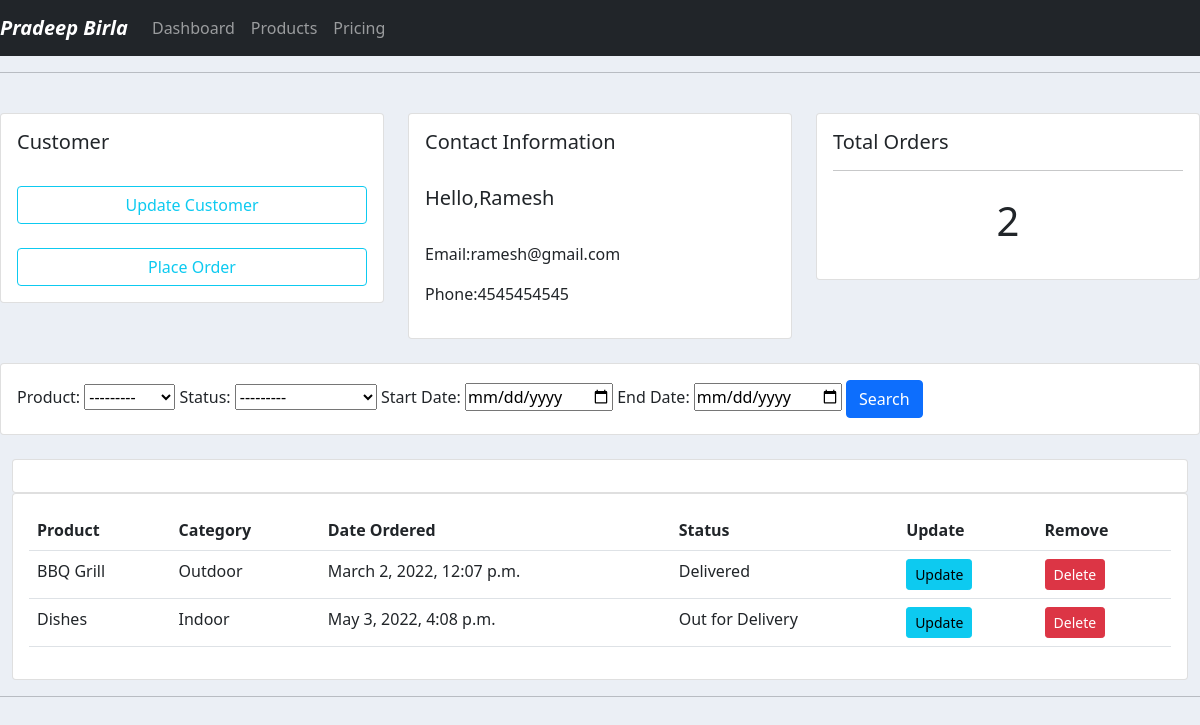
The app's page /customer/1/ with its own data.
### accounts/models.py (models this page shows, shortened)
class Customer(models.Model):
    name = models.CharField(max_length = 200,null = True)
    phone = models.CharField(max_length = 200,null = True)
    email = models.CharField(max_length = 200,null = True)
    date_created = models.DateTimeField(auto_now_add = True,null = True)

class Order(models.Model):
    STATUS = (
        ('Pending','Pending'),
        ('Out for Delivery','Out for Delivery'),
        ('Delivered','Delivered')
    )
    customer = models.ForeignKey(Customer,null=True,on_delete = models.SET_NULL)
    product = models.ForeignKey(Product,null = True,on_delete = models.SET_NULL)
    date_created =   models.DateTimeField(auto_now_add = True,null = True)
    status =  models.CharField(max_length = 200,null = True, choices = STATUS)

class Product(models.Model):
    CATEGORY = (
        ('Indoor','Indoor'),
        ('Outdoor','Outdoor')
    )
    name = models.CharField(max_length = 200,null = True)
    price = models.FloatField(null = True)
    category = models.CharField(max_length = 200,null = True,choices = CATEGORY)
    description = models.CharField(max_length = 200,null = True,blank = True)
    date_created = models.DateTimeField(auto_now_add = True,null = True)
    tags = models.ManyToManyField(Tag)
    def __str__(self):
        return self.name

### accounts/views.py (the view)
# urls.py: path('customer/<str:pk_test>/',views.customer,name='customer'),
def customer(request,pk_test):
    customer = Customer.objects.get(id=pk_test)
    orders = customer.order_set.all()
    order_count = orders.count()
    filter = FilterForm(request.GET,queryset=orders)
    orders = filter.qs
    context = {'customer':customer,'orders':orders,'order_count':order_count,'filter':filter}
    return render(request,'accounts/customer.html',context)

### accounts/templates/accounts/customer.html
{% extends 'accounts/main.html' %}
{% block content %}
<br>
<div class="row">
    <div class="col-md">
        <div class="card">
            <div class="card-body">
                <h5 class="card-title">Customer</h5> <br>
                <a href="#" class="btn btn-outline-info btn-block btn-md col-12">Update Customer</a> <br><br>
                <a href="{% url 'create_order' customer.id %}" class="btn btn-outline-info btn-md btn-block col-12">Place Order</a>
            </div>
        </div>
    </div>
    <div class="col-md">
        <div class="card">
            <div class="card-body">
                <h5 class="card-title">Contact Information</h5> <br>
                <h5>Hello,<span>{{customer.name}}</span></h5> <br>
                <p>Email:<span>{{customer.email}}</span></p>
                <p>Phone:<span>{{customer.phone}}</span></p>
            </div>
        </div>
    </div>
    <div class="col-md">
        <div class="card">
            <div class="card-body">
                <h5 class="card-title">Total Orders</h5>
                <hr>
                <h1 style="text-align:center; padding:10px;">{{order_count}}</h1>
            </div>
        </div>
    </div>
</div>
<br>
<div class="row">
    <div class="col">
        <div class="card">
            <div class="card-body">
               <form action="" method="get">
                {{filter.form}}
                <button class="btn btn-primary" type="submit">Search</button>
               </form>
            </div>
        </div>
    </div>
</div>
<br>
<div class="container-fluid">
    <div class="row">
        <div class="col-md">
            <div class="card card-body">
            </div>
            <div class="card card-body">
                <table class="table">
                    <tr>
                        <th>Product</th>
                        <th>Category</th>
                        <th>Date Ordered</th>
                        <th>Status</th>
                        <th>Update</th>
                        <th>Remove</th>
                    </tr>
                    {% for order in orders %}
                    <tr>
                        <td>{{order.product}}</td>
                        <td>{{order.product.category}}</td>
                        <td>{{order.date_created}}</td>
                        <td>{{order.status}}</td>
                        <td> <a  href="{% url 'update_order' order.id %}" class="btn btn-sm btn-info" >Update</a></td>
                        <td> <a href="{% url 'delete_order' order.id %}" class="btn btn-sm btn-danger" >Delete</a></td>
                    </tr>
                    {% endfor %}
                </table>
            </div>
        </div>
    </div>
</div>
{% endblock content %}

### static/css/main.css (style rules this page uses)
body { background-color: #ebeff5; }

### records on screen
Customer: name "Ramesh", email "ramesh@gmail.com", phone "4545454545"
Order: product "BBQ Grill", product.category "Outdoor", date_created "March 2, 2022, 12:07 p.m.", status "Delivered"
Order: product "Dishes", product.category "Indoor", date_created "May 3, 2022, 4:08 p.m.", status "Out for Delivery"

### other values on screen
{{ order_count }} "2"
